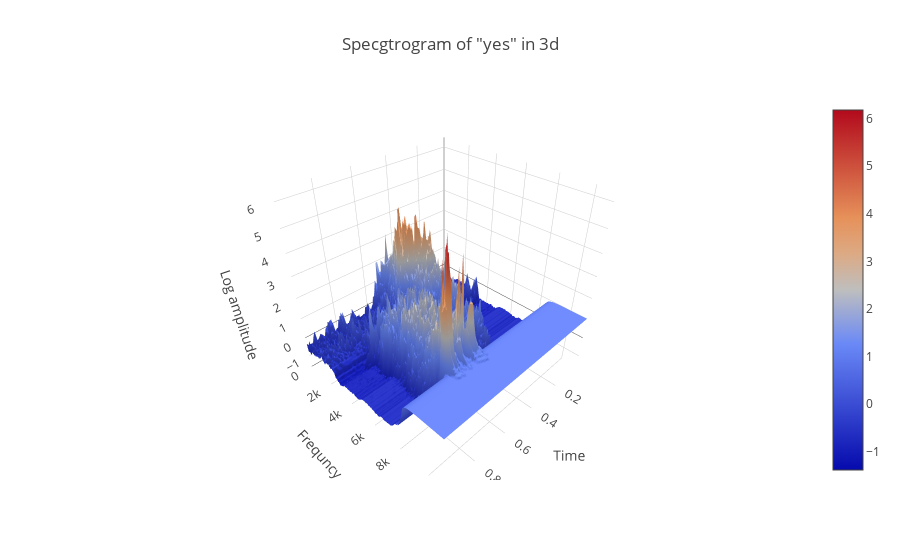

Write notebook code for a chart like this one.
### Markdown cell above
## 3. Spectrogram in 3d
<a id="3d"></a> 

By the way, times change, and the tools change. Have you ever seen spectrogram in 3d?

### Code cell
data = [go.Surface(x=times, y=freqs, z=spectrogram.T)]
layout = go.Layout(
title='Specgtrogram of "yes" in 3d',
scene = dict(
yaxis = dict(title='Frequncy', range=[freqs.min(),freqs.max()]),
xaxis = dict(title='Time', range=[times.min(),times.max()],),
zaxis = dict(title='Log amplitude'),
),
)
fig = go.Figure(data=data, layout=layout)
py.iplot(fig)

### Figure 1 — Plotly figure (JSON) as saved in the notebook; plotly's stock layout.template omitted (floating-point values rounded to 4 significant figures; data arrays with more than 128 entries replaced by an {"elided": "..."} marker saying what was removed)
{"data": [{"type": "surface", "uid": "979cb989-4445-44a6-9bb1-55cc85ed4184", "x": [0.01, 0.02002, 0.03005, 0.04007, 0.05009, 0.06011, 0.07014, 0.08016, 0.09018, 0.1002, 0.1102, 0.1202, 0.1303, 0.1403, 0.1503, 0.1603, 0.1704, 0.1804, 0.1904, 0.2004, 0.2105, 0.2205, 0.2305, 0.2405, 0.2505, 0.2606, 0.2706, 0.2806, 0.2906, 0.3007, 0.3107, 0.3207, 0.3307, 0.3407, 0.3508, 0.3608, 0.3708, 0.3808, 0.3909, 0.4009, 0.4109, 0.4209, 0.431, 0.441, 0.451, 0.461, 0.471, 0.4811, 0.4911, 0.5011, 0.5111, 0.5212, 0.5312, 0.5412, 0.5512, 0.5612, 0.5713, 0.5813, 0.5913, 0.6013, 0.6114, 0.6214, 0.6314, 0.6414, 0.6515, 0.6615, 0.6715, 0.6815, 0.6915, 0.7016, 0.7116, 0.7216, 0.7316, 0.7417, 0.7517, 0.7617, 0.7717, 0.7817, 0.7918, 0.8018, 0.8118, 0.8218, 0.8319, 0.8419, 0.8519, 0.8619, 0.872, 0.882, 0.892, 0.902, 0.912, 0.9221, 0.9321, 0.9421, 0.9521, 0.9622, 0.9722, 0.9822], "y": {"elided": "221 int values"}, "z": {"elided": "221x98 float values"}}], "layout": {"scene": {"xaxis": {"range": [0.01, 0.9822], "title": {"text": "Time"}}, "yaxis": {"range": [0, 11000], "title": {"text": "Frequncy"}}, "zaxis": {"title": {"text": "Log amplitude"}}}, "title": {"text": "Specgtrogram of \"yes\" in 3d"}}}
